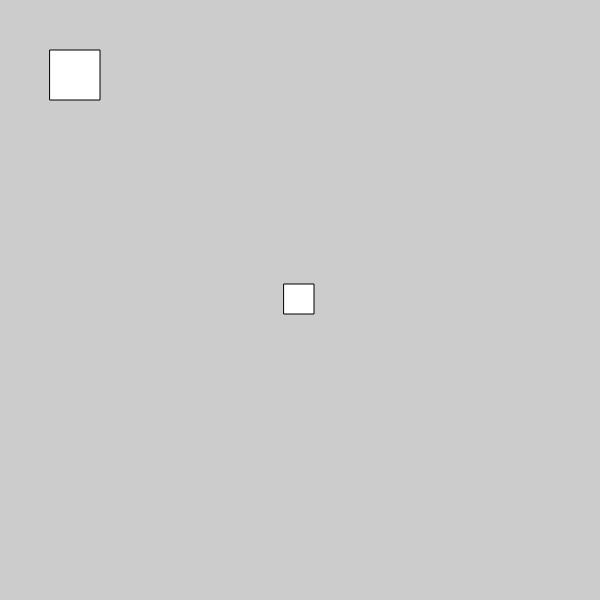
Frame 1 (no input)
Frame 60 (no input): identical to frame 1, image omitted
Frame 120 (the mouse pressed at the canvas centre since frame 60): identical to frame 1, image omitted

The p5.js sketch that drew this single still picture (run headless with seeded random() and noise() and a simulated clock; from frame 60 on, the mouse is pressed at the canvas centre):

// p5.js sketch
// ── sketch.js
function setup() {
  createCanvas(600, 600);
}
function draw() {
  background(204)
  rectMode(CORNERS);
  rect(100, 100, 50, 50);
  rectMode(CENTER);
  rect(299, 299, 30, 30)
}
